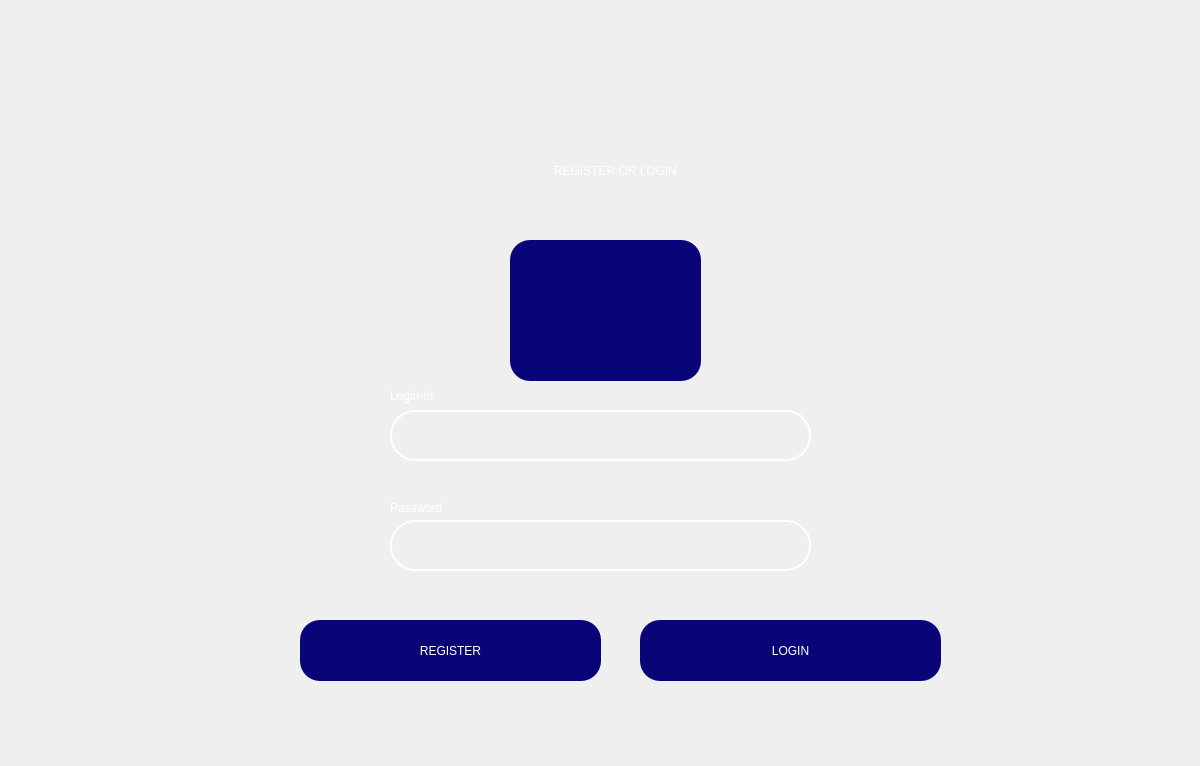
<?xml version="1.0" encoding="UTF-8"?>
<ui version="4.0">
 <class>Dialog</class>
 <widget class="QDialog" name="Dialog">
  <property name="geometry">
   <rect>
    <x>0</x>
    <y>0</y>
    <width>1200</width>
    <height>766</height>
   </rect>
  </property>
  <property name="windowTitle">
   <string>Dialog</string>
  </property>
  <widget class="QWidget" name="bgwidget" native="true">
   <property name="geometry">
    <rect>
     <x>0</x>
     <y>0</y>
     <width>1201</width>
     <height>801</height>
    </rect>
   </property>
   <widget class="QLabel" name="bglabel">
    <property name="geometry">
     <rect>
      <x>0</x>
      <y>0</y>
      <width>1201</width>
      <height>801</height>
     </rect>
    </property>
    <property name="text">
     <string/>
    </property>
    <property name="pixmap">
     <pixmap>../Images/background.png</pixmap>
    </property>
    <property name="scaledContents">
     <bool>true</bool>
    </property>
   </widget>
   <widget class="QLabel" name="label_2">
    <property name="geometry">
     <rect>
      <x>360</x>
      <y>140</y>
      <width>511</width>
      <height>61</height>
     </rect>
    </property>
    <property name="styleSheet">
     <string notr="true">font: 36pt &quot;MS Sans Serif&quot;;color:rgb(255, 255, 255)
</string>
    </property>
    <property name="text">
     <string>REGISTER OR LOGIN</string>
    </property>
    <property name="alignment">
     <set>Qt::AlignCenter</set>
    </property>
   </widget>
   <widget class="QPushButton" name="login">
    <property name="geometry">
     <rect>
      <x>640</x>
      <y>620</y>
      <width>301</width>
      <height>61</height>
     </rect>
    </property>
    <property name="styleSheet">
     <string notr="true">
QPushButton {
border-radius:20px;
font: 75 18pt &quot;MS Shell Dlg 2&quot;; 
color: rgb(255, 255, 255);
background-color:rgb(10, 4, 121)

}

QPushButton::hover {
background-color: qlineargradient(spread:pad, x1:0, y1:0, x2:1, y2:0, stop:0 rgba(79, 238, 0, 255), stop:1 rgba(0, 170, 0, 255))
}</string>
    </property>
    <property name="text">
     <string>LOGIN</string>
    </property>
   </widget>
   <widget class="QLabel" name="label">
    <property name="geometry">
     <rect>
      <x>400</x>
      <y>10</y>
      <width>391</width>
      <height>131</height>
     </rect>
    </property>
    <property name="text">
     <string/>
    </property>
    <property name="pixmap">
     <pixmap>../Images/logo.png</pixmap>
    </property>
    <property name="scaledContents">
     <bool>false</bool>
    </property>
   </widget>
   <widget class="QLineEdit" name="user_name">
    <property name="geometry">
     <rect>
      <x>390</x>
      <y>410</y>
      <width>421</width>
      <height>51</height>
     </rect>
    </property>
    <property name="styleSheet">
     <string notr="true">

QLineEdit {
background-color:rgba(0,0,0,0);
font: 14pt &quot;MS Shell Dlg 2&quot;;
border: 2px solid white;
border-radius: 25px;
}

QLineEdit::focus {
border: 2px solid rgb(0, 229, 0);
}

</string>
    </property>
    <property name="text">
     <string/>
    </property>
   </widget>
   <widget class="QLineEdit" name="password">
    <property name="geometry">
     <rect>
      <x>390</x>
      <y>520</y>
      <width>421</width>
      <height>51</height>
     </rect>
    </property>
    <property name="styleSheet">
     <string notr="true">

QLineEdit {
background-color:rgba(0,0,0,0);
font: 14pt &quot;MS Shell Dlg 2&quot;;
border: 2px solid white;
border-radius: 25px;
}

QLineEdit::focus {
border: 2px solid rgb(0, 229, 0);
}

</string>
    </property>
   </widget>
   <widget class="QLabel" name="label_3">
    <property name="geometry">
     <rect>
      <x>390</x>
      <y>385</y>
      <width>71</width>
      <height>21</height>
     </rect>
    </property>
    <property name="styleSheet">
     <string notr="true">color: white;
font: 15pt &quot;Tw Cen MT&quot;;</string>
    </property>
    <property name="text">
     <string>Login-Id</string>
    </property>
   </widget>
   <widget class="QPushButton" name="faceid">
    <property name="geometry">
     <rect>
      <x>510</x>
      <y>240</y>
      <width>191</width>
      <height>141</height>
     </rect>
    </property>
    <property name="cursor">
     <cursorShape>ForbiddenCursor</cursorShape>
    </property>
    <property name="styleSheet">
     <string notr="true">background-color:rgb(10, 4, 121);
border-radius:20px;</string>
    </property>
    <property name="text">
     <string/>
    </property>
    <property name="icon">
     <iconset>
      <normaloff>../Images/face_recognition.png</normaloff>../Images/face_recognition.png</iconset>
    </property>
    <property name="iconSize">
     <size>
      <width>120</width>
      <height>120</height>
     </size>
    </property>
   </widget>
   <widget class="QLabel" name="label_4">
    <property name="geometry">
     <rect>
      <x>390</x>
      <y>500</y>
      <width>81</width>
      <height>16</height>
     </rect>
    </property>
    <property name="styleSheet">
     <string notr="true">color: white;
font: 15pt &quot;Tw Cen MT&quot;;</string>
    </property>
    <property name="text">
     <string>Password</string>
    </property>
   </widget>
   <widget class="QPushButton" name="register_label">
    <property name="geometry">
     <rect>
      <x>300</x>
      <y>620</y>
      <width>301</width>
      <height>61</height>
     </rect>
    </property>
    <property name="styleSheet">
     <string notr="true">
QPushButton {
border-radius:20px;
font: 75 18pt &quot;MS Shell Dlg 2&quot;; 
color: rgb(255, 255, 255);
background-color:rgb(10, 4, 121)

}

QPushButton::hover {
background-color: qlineargradient(spread:pad, x1:0, y1:0, x2:1, y2:1, stop:0 rgba(0, 170, 255, 255), stop:1 rgba(0, 85, 255, 255))
}</string>
    </property>
    <property name="text">
     <string>REGISTER</string>
    </property>
   </widget>
   <widget class="QLabel" name="error">
    <property name="geometry">
     <rect>
      <x>390</x>
      <y>580</y>
      <width>361</width>
      <height>21</height>
     </rect>
    </property>
    <property name="styleSheet">
     <string notr="true">
font: 10pt &quot;Tw Cen MT&quot;;color:blue;</string>
    </property>
    <property name="text">
     <string/>
    </property>
   </widget>
  </widget>
 </widget>
 <resources/>
 <connections/>
</ui>
